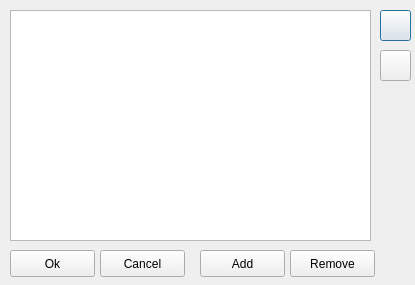
<?xml version="1.0" encoding="UTF-8"?>
<ui version="4.0">
 <class>dependenciesDialog</class>
 <widget class="QDialog" name="dependenciesDialog">
  <property name="geometry">
   <rect>
    <x>0</x>
    <y>0</y>
    <width>415</width>
    <height>285</height>
   </rect>
  </property>
  <property name="windowTitle">
   <string>Dependencies</string>
  </property>
  <widget class="QListWidget" name="depsList">
   <property name="geometry">
    <rect>
     <x>10</x>
     <y>10</y>
     <width>361</width>
     <height>231</height>
    </rect>
   </property>
  </widget>
  <widget class="QPushButton" name="upButton">
   <property name="geometry">
    <rect>
     <x>380</x>
     <y>10</y>
     <width>31</width>
     <height>31</height>
    </rect>
   </property>
   <property name="text">
    <string/>
   </property>
   <property name="icon">
    <iconset>
     <normaloff>../icons/up.png</normaloff>../icons/up.png</iconset>
   </property>
  </widget>
  <widget class="QPushButton" name="downButton">
   <property name="geometry">
    <rect>
     <x>380</x>
     <y>50</y>
     <width>31</width>
     <height>31</height>
    </rect>
   </property>
   <property name="text">
    <string/>
   </property>
   <property name="icon">
    <iconset>
     <normaloff>../icons/down.png</normaloff>../icons/down.png</iconset>
   </property>
  </widget>
  <widget class="QPushButton" name="okButton">
   <property name="geometry">
    <rect>
     <x>10</x>
     <y>250</y>
     <width>85</width>
     <height>27</height>
    </rect>
   </property>
   <property name="text">
    <string>Ok</string>
   </property>
  </widget>
  <widget class="QPushButton" name="cancelButton">
   <property name="geometry">
    <rect>
     <x>100</x>
     <y>250</y>
     <width>85</width>
     <height>27</height>
    </rect>
   </property>
   <property name="text">
    <string>Cancel</string>
   </property>
  </widget>
  <widget class="QPushButton" name="addButton">
   <property name="geometry">
    <rect>
     <x>200</x>
     <y>250</y>
     <width>85</width>
     <height>27</height>
    </rect>
   </property>
   <property name="text">
    <string>Add</string>
   </property>
  </widget>
  <widget class="QPushButton" name="removeButton">
   <property name="geometry">
    <rect>
     <x>290</x>
     <y>250</y>
     <width>85</width>
     <height>27</height>
    </rect>
   </property>
   <property name="text">
    <string>Remove</string>
   </property>
  </widget>
 </widget>
 <resources/>
 <connections/>
</ui>
